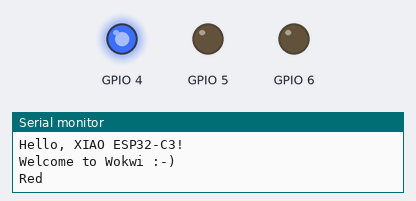
The sketch below on a simulated Seeed XIAO ESP32-C3. On the bench: output pins drawn as LEDs (lit = HIGH), the last lines printed to the serial monitor.

Above: at 0.2 s.
At 0.7 s:
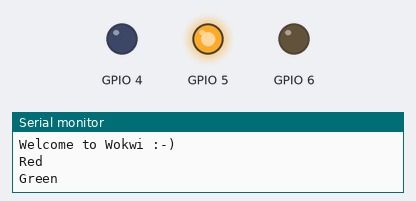
At 2.7 s:
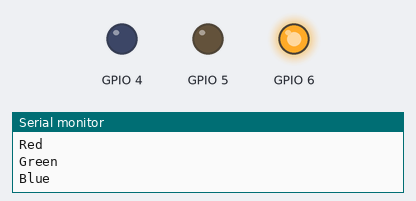
Timing chart, 0 to 3.5 s (numbered marks = the images above):
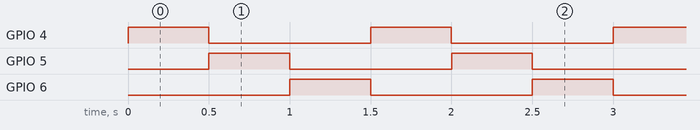

Measured:
- by itself, GPIO 4–6: alternates HIGH for 0.50 s and LOW for 1.0 s
- by itself, everything shown: repeats every 1.5 s, in 4 steps

The sketch:

sketch.ino
```cpp
void setup() {
  Serial.begin(115200);
  pinMode(D2, OUTPUT);
  pinMode(D3, OUTPUT);
  pinMode(D4, OUTPUT);

  Serial.println("");
  Serial.println("Hello, XIAO ESP32-C3!");
  Serial.println("Welcome to Wokwi :-)");
}

void loop() {
  Serial.println("Red");
  digitalWrite(D2, HIGH);
  delay(500);
  digitalWrite(D2, LOW);

  Serial.println("Green");
  digitalWrite(D3, HIGH);
  delay(500);
  digitalWrite(D3, LOW);

  Serial.println("Blue");
  digitalWrite(D4, HIGH);
  delay(500);
  digitalWrite(D4, LOW);
}
```
